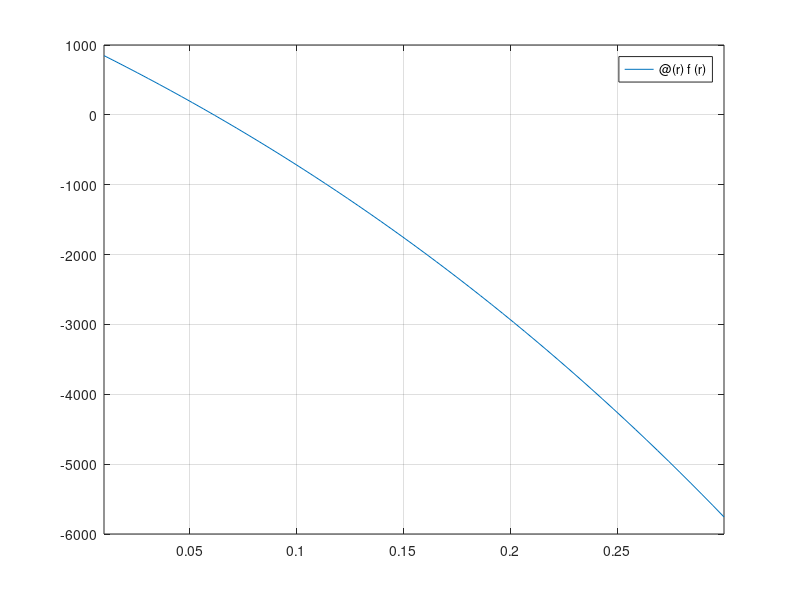

MATLAB code to generate this figure:
function ex2_1()
	global M v n;
	M = 6000; v = 1000; n = 5; % define parameters for f(r)
	fplot(@(r) f(r),[0.01,0.3]) % fplot requires a function handle
	grid on 

	pause % press any key to continue after plotting

	a = 0.01; b = 0.1; % initial interval
		c = (a+b)/2;  % initial midpoint
		tol = 1e-12;   % stop when the error is less than tol 
		err = abs(b-a); % initial error - we don't know what the exact answer is!
		maxiters = 50;% stop if iterations > maxiters
		iters = 0; % initialize iteration counter
		y_iters = []; % initialize vector to hold err (for plotting)
		y_iters = [y_iters err];
	if f(a)*f(b) > 0
			% Throw error if sign(f(a)) = sign(f(b))
			error("f(a)*f(b) < 0 not met");
		end
		% the next three lines just make the output pretty
		fprintf("c_k \t \t err\n")
		fprintf("--------------------------\n")
		fprintf("%.10f \t %0.3e \n",c,err); 
		
		% run bisection method until iterations surpass maxiters or 
		% error is smaller than tol 
		while iters < maxiters && err > tol
			if err < tol
				fprintf("Initial midpoint, %f, is a root.\n",c);
				return
			end
			if f(a)*f(c) < 0 
				a = a; 
				b = c;
			elseif f(b)*f(c) < 0 
				a = c;
				b = b;
			end
			c = (a+b)/2;
			iters += 1;
			err = abs(b-a);	
			y_iters = [y_iters err];
			fprintf("%.10f \t %0.3e \n",c,err); 
		end
		fprintf("==========================\n")
		fprintf("Converged to %0.10f in %g iterations.\n",c,iters-1);	


	function out = f(r)
		global M v n;
		out = 	M - v * (1+r)./r .* ( (1+r).^n - 1);


